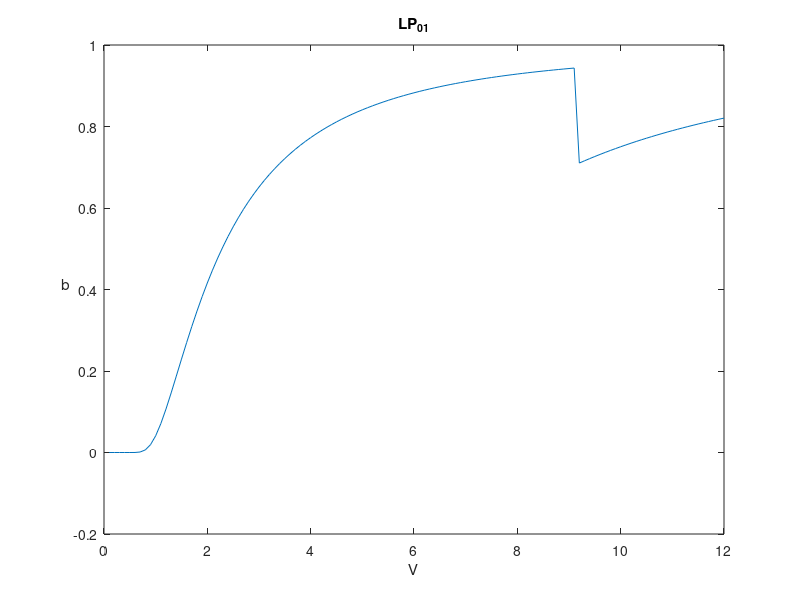

The MATLAB source for this figure:
v = 0.1:0.1:12;
b = zeros(1,length(v));
k = 0;
b0 = 0;

for V = v
    k = k + 1;
    g = @(b) sqrt(1-b)*besselj(1,V*sqrt(1-b))/besselj(0,V*sqrt(1-b))...
            -sqrt(b)*besselk(1,V*sqrt(b))/besselk(0,V*sqrt(b));
    b(k) = fsolve(g,0.99);
end
    
plot(v,b)
xlabel('V')
ylabel('b')
title('LP_0_1')
set(get(gca,'ylabel'),'rotation',0)

